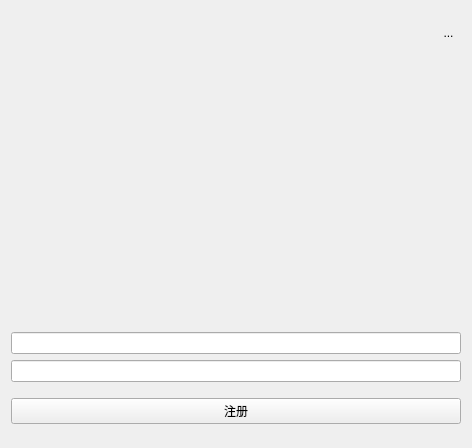
<?xml version="1.0" encoding="UTF-8"?>
<ui version="4.0">
 <class>Register</class>
 <widget class="QWidget" name="Register">
  <property name="geometry">
   <rect>
    <x>0</x>
    <y>0</y>
    <width>472</width>
    <height>448</height>
   </rect>
  </property>
  <property name="windowTitle">
   <string>Form</string>
  </property>
  <property name="layoutDirection">
   <enum>Qt::RightToLeft</enum>
  </property>
  <property name="styleSheet">
   <string notr="true">/* style.qss */
QToolButton {
    border: none;
    background-color: transparent;
    padding: 3px;
}

QToolButton:hover {
    background-color: red;
    border-radius: 4px;
}

QToolButton:pressed {
    background-color: #990000;
}
</string>
  </property>
  <layout class="QVBoxLayout" name="verticalLayout_2">
   <item>
    <widget class="QToolButton" name="toolButton">
     <property name="text">
      <string>...</string>
     </property>
     <property name="icon">
      <iconset resource="icons.qrc">
       <normaloff>:/new/prefix1/imgs/x.png</normaloff>:/new/prefix1/imgs/x.png</iconset>
     </property>
    </widget>
   </item>
   <item>
    <layout class="QHBoxLayout" name="horizontalLayout">
     <item>
      <spacer name="horizontalSpacer">
       <property name="orientation">
        <enum>Qt::Horizontal</enum>
       </property>
       <property name="sizeHint" stdset="0">
        <size>
         <width>40</width>
         <height>20</height>
        </size>
       </property>
      </spacer>
     </item>
     <item>
      <widget class="QLabel" name="label_icon">
       <property name="minimumSize">
        <size>
         <width>80</width>
         <height>80</height>
        </size>
       </property>
       <property name="maximumSize">
        <size>
         <width>256</width>
         <height>256</height>
        </size>
       </property>
       <property name="text">
        <string/>
       </property>
       <property name="pixmap">
        <pixmap resource="icons.qrc">:/new/prefix1/imgs/a61f9036e72089fb21c888e21ad03967.jpg</pixmap>
       </property>
      </widget>
     </item>
     <item>
      <spacer name="horizontalSpacer_2">
       <property name="orientation">
        <enum>Qt::Horizontal</enum>
       </property>
       <property name="sizeHint" stdset="0">
        <size>
         <width>40</width>
         <height>20</height>
        </size>
       </property>
      </spacer>
     </item>
    </layout>
   </item>
   <item>
    <layout class="QVBoxLayout" name="verticalLayout">
     <item>
      <widget class="QLineEdit" name="lineEdit_account"/>
     </item>
     <item>
      <widget class="QLineEdit" name="lineEdit_password"/>
     </item>
    </layout>
   </item>
   <item>
    <widget class="QPushButton" name="pushButton_register">
     <property name="text">
      <string>注册</string>
     </property>
    </widget>
   </item>
  </layout>
 </widget>
 <resources>
  <include location="icons.qrc"/>
 </resources>
 <connections/>
</ui>
